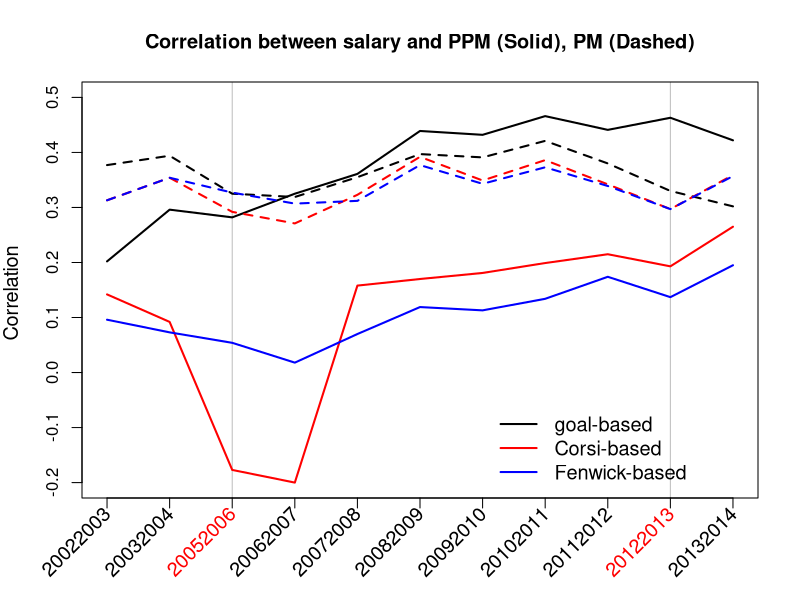
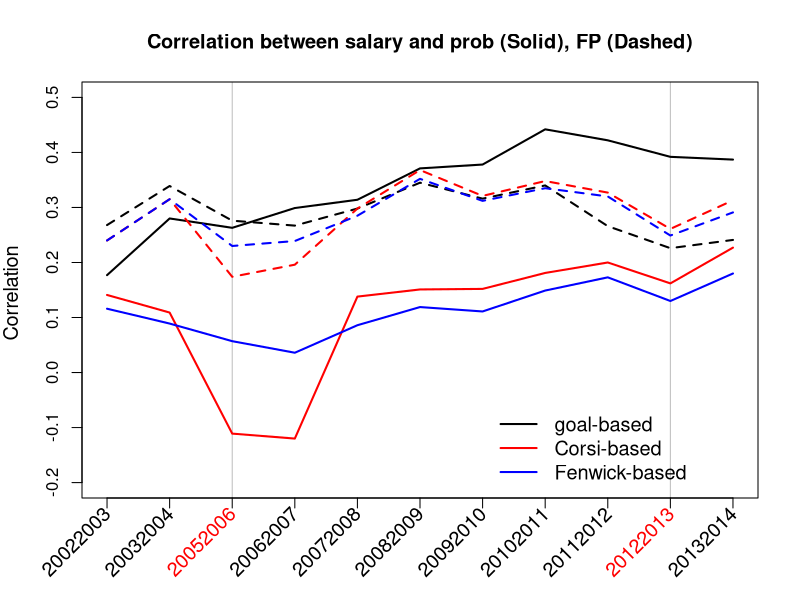
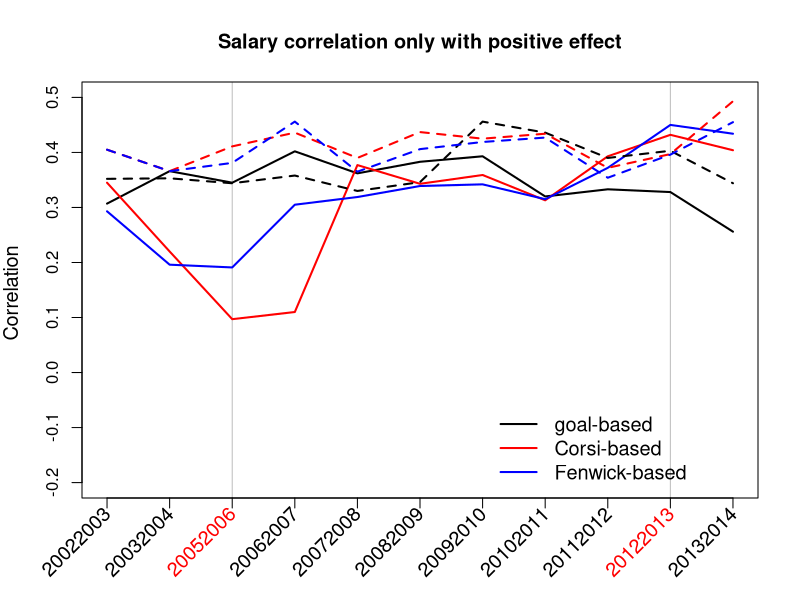
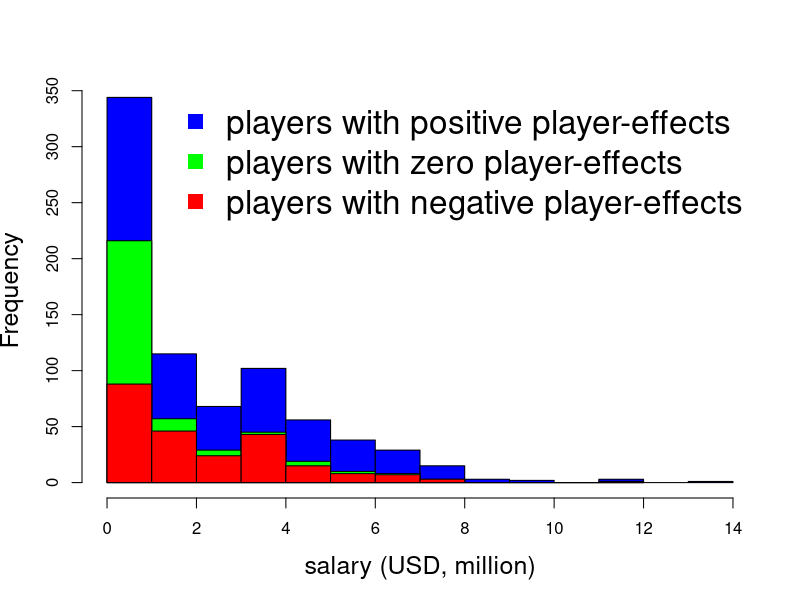
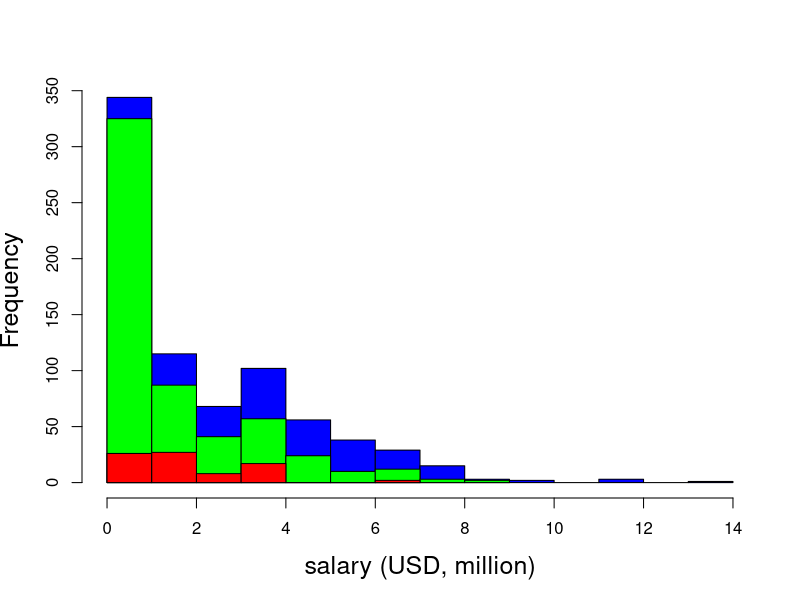
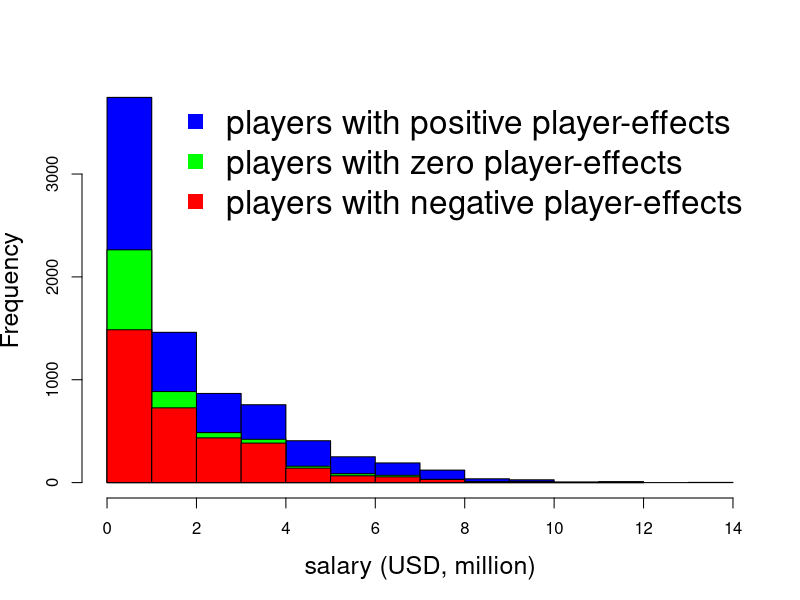
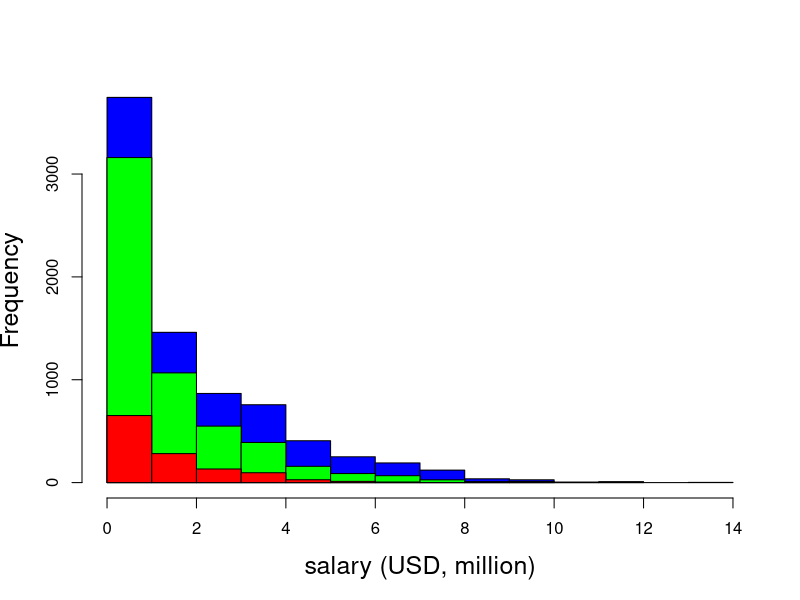

Source code (R) for these figures, in order:
# read salary performance correlations
salcorr_goals <- read.csv("results/salarycorr-goals.csv", row.names=1)
salcorr_corsi <- read.csv("results/salarycorr-corsi.csv", row.names=1)
salcorr_fenwick <- read.csv("results/salarycorr-fenwick.csv", row.names=1)


seasons = rownames(salcorr_goals)[-c(1,2)]

# function to plot correlation btn salary and other statistics
plot.corr <- function(filename, solid, dashed, title, ymin=-0.2, ymax=0.5, x.legend=7, y.legend=-0.05){
  pdf(file=filename, height=6, width=9)
  plot(1:11,salcorr_goals[3:13,solid],"l",lwd=2,ylab="Correlation ",ylim=c(ymin,ymax), xaxt="n", xlab="",
       main=title,panel.first=abline(v=c(3,10),lty=1,col="grey"),cex.main=1.2,cex.lab=1.2)
  lines(1:11,salcorr_corsi[3:13,solid],lwd=2,col="red")
  lines(1:11,salcorr_fenwick[3:13,solid],lwd=2,col="blue")
  lines(1:11,salcorr_goals[3:13,dashed],lwd=2,col="black",lty=2)
  lines(1:11,salcorr_corsi[3:13,dashed],lwd=2,col="red",lty=2)
  lines(1:11,salcorr_fenwick[3:13,dashed],lwd=2,col="blue",lty=2)
  axis(1, at=1:11, labels=FALSE)
  text(x=1:11, y=par()$usr[3]-0.03*(par()$usr[4]-par()$usr[3]),
       labels=seasons,srt=45, adj=1, xpd=TRUE, cex=1.2,col=c("black","red")[seasons %in% c("20052006","20122013") +1 ])
  legend(x.legend,y.legend, legend=c("goal-based", "Corsi-based", "Fenwick-based"), col=c("black","red","blue"), lwd=2, lty=rep(1,3),cex=1.2,bty="n")
  dev.off()
}

################## 1. figure 1.3
# plot correlation btn ppm and salary 
plot.corr(filename="write-up/figures/ppmpmsal-corr-regular.pdf", solid="ppm", dashed="pm", 
          title="Correlation between salary and PPM (Solid), PM (Dashed)")
################# 2. alternative to 1.3
## figure 1.4
# salary correlation with prob and FP
plot.corr(filename="write-up/figures/probfpsal-corr-regular.pdf", solid="prob", dashed="fp", 
          title="Correlation between salary and prob (Solid), FP (Dashed)")
## figure 1.5
# salary correlation with positive effect
plot.corr(filename="write-up/figures/pos-ppmpmsal-corr-regular.pdf", solid="pos.ppm", dashed="pos.pm", 
          title="Salary correlation only with positive effect")

################ 3. players over/under paid






################ 4. histogram of salary
perf <- read.csv("results/performance-salary-todo.csv")
rownames(perf) <- paste(perf$player,perf$season,sep="_")
perf_s <- perf[perf$season=="20132014",]
# histogram of salary in season 20132014
## corsi-based
pdf(file="write-up/figures/salaryhist-1314-corsi-regular.pdf", height=6, width=9)
hist(perf_s$salary,xlab="salary (USD, million)", xlim=c(0,max(perf_s$salary)),col="blue",cex.main=1.2,cex.lab=1.5,main="")
hist(perf_s$salary[perf_s$ppm.corsi<=0],add=TRUE,col="green")
hist(perf_s$salary[perf_s$ppm.corsi<0],add=TRUE,col="red")
legend("topright", legend=c("players with positive player-effects","players with zero player-effects","players with negative player-effects")
       , col=c("blue","green","red"), pch=15, cex=2, bty="n")
dev.off()
## goal-based
pdf(file="write-up/figures/salaryhist-1314-goals-regular.pdf", height=6, width=9)
hist(perf_s$salary,xlab="salary (USD, million)", xlim=c(0,max(perf_s$salary)),col="blue",cex.main=1.2,cex.lab=1.5,main="")
hist(perf_s$salary[perf_s$ppm.goals<=0],add=TRUE,col="green")
hist(perf_s$salary[perf_s$ppm.goals<0],add=TRUE,col="red")
#legend("topright", legend=c("players with positive player-effects","players with zero player-effects","players with negative player-effects")
#       , col=c("blue","green","red"), pch=15, cex=1.2, bty="n")
dev.off()


# histogram of salary for 11 seasons
perf_s <- perf
## corsi-based
pdf(file="write-up/figures/salaryhist-corsi-regular.pdf", height=6, width=9)
hist(perf_s$salary,xlab="salary (USD, million)", xlim=c(0,max(perf_s$salary)),col="blue",cex.main=1.2,cex.lab=1.5,main="")
hist(perf_s$salary[perf_s$ppm.corsi<=0],add=TRUE,col="green")
hist(perf_s$salary[perf_s$ppm.corsi<0],add=TRUE,col="red")
legend("topright", legend=c("players with positive player-effects","players with zero player-effects","players with negative player-effects")
       , col=c("blue","green","red"), pch=15, cex=2, bty="n")
dev.off()
## goal-based
pdf(file="write-up/figures/salaryhist-goals-regular.pdf", height=6, width=9)
hist(perf_s$salary,xlab="salary (USD, million)", xlim=c(0,max(perf_s$salary)),col="blue",cex.main=1.2,cex.lab=1.5,main="")
hist(perf_s$salary[perf_s$ppm.goals<=0],add=TRUE,col="green")
hist(perf_s$salary[perf_s$ppm.goals<0],add=TRUE,col="red")
#legend("topright", legend=c("players with positive player-effects","players with zero player-effects","players with negative player-effects")
#       , col=c("blue","green","red"), pch=15, cex=1.2, bty="n")
dev.off()
